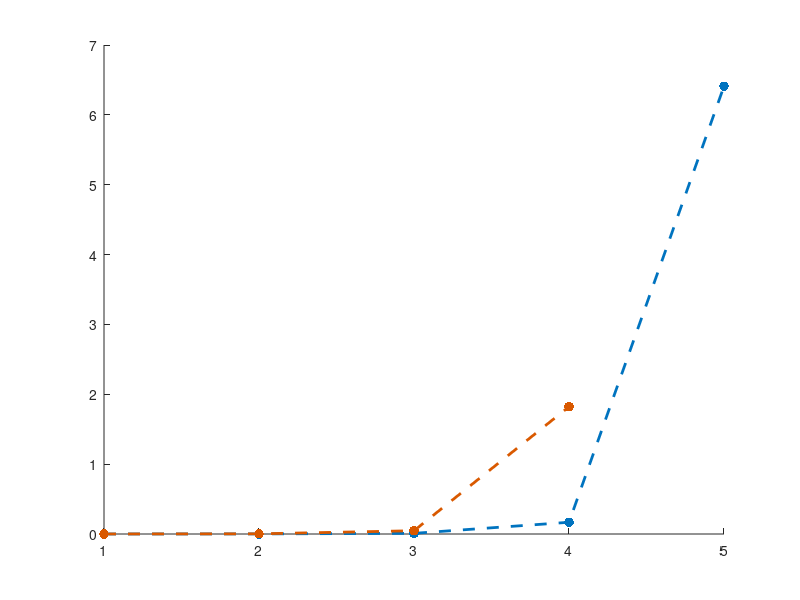

MATLAB code to generate this figure: (Note: this script raises an error after producing the figure.)
times_n4=[.000232,.00133,.00950,.168,6.41]
times_n8=[.000333 .00256 .0469 1.822]


f=figure(3);
clf; hold on;

scatter(1:5,times_n4,50,[0,.45,.75],'filled','DisplayName','N=4');
plot(1:5,times_n4,'--','LineWidth',2,'Color',[0,.45,.75],'DisplayName','N=4','HandleVisibility','off')

scatter(1:4,times_n8,50,[.85,.35,0],'filled','DisplayName','N=8');
plot(1:4,times_n8,'--','LineWidth',2,'Color',[.85,.35,0],'DisplayName','N=8','HandleVisibility','off')
ax = f.Children;
set(ax,'YScale','log');
legend('location','southeast') ;
title('Realtime Computation per Timestep');
xlabel('K');
ylabel('mean computation time (sec)');

f=figure(4);
clf; hold on;

times_k3=[ 0.00641 0.00950 0.0153 0.0216 0.0317 0.0469 0.0598 0.0798 0.102 0.132];
times_k3_N = 3:12;

times_k2=[ 0.00102 0.00161 0.00256 0.00360 0.00455 0.00585 0.00781 0.00950 0.0116];
times_k2_N = 4:2:20;

scatter(times_k2_N,times_k2,50,[0,.45,.75],'filled','DisplayName','K=2');
plot(times_k2_N,times_k2,'--','LineWidth',2,'Color',[0,.45,.75],'DisplayName','K=2','HandleVisibility','off')

scatter(times_k3_N,times_k3,50,[.85,.35,0],'filled','DisplayName','K=3');
plot(times_k3_N,times_k3,'--','LineWidth',2,'Color',[.85,.35,0],'DisplayName','K=3','HandleVisibility','off')

ax = f.Children;
set(ax,'YScale','log');
legend('location','southeast') ;
title('Realtime Computation per Timestep');
xlabel('N');
ylabel('mean computation time (sec)');

